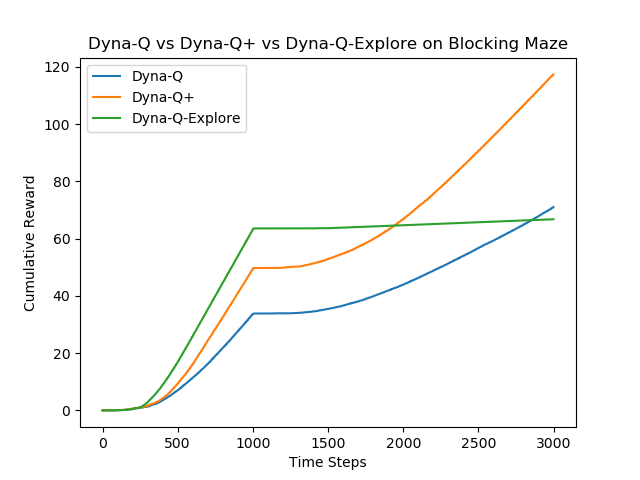

Python code for this plot:
import numpy as np
from tqdm import tqdm
import matplotlib.pyplot as plt

gamma=0.95
alpha=1
eps=0.1
max_steps=7000
switch=1000

actions=[(0, 1), (0, -1), (1, 0), (-1, 0)]

class Maze:

	def __init__(self, _n, _m):

		self.N=_n
		self.M=_m
		self.valid=np.ones((_n, _m), dtype='int')
		self.target=(0, _m-1)
		self.start=(_n-1, 3)

	def getNext(self, x, y, a):

		dx, dy=actions[a]

		if x+dx>=self.N or x+dx<0 or y+dy>=self.M or y+dy<0:

			return (x,y)

		if self.valid[x+dx, y+dy]:

			return (x+dx, y+dy)

		else:

			return (x,y)

	def reset(self):

		self.valid=np.ones((self.N, self.M))
		
		blocks=[(3, i) for i in range(8)]

		for i, j in blocks:
			
			self.valid[i, j]=0		

class Model:

	def __init__(self, _k=0):

		self.model={}
		self.time=0
		self.k=_k

	def add(self, x, y, a, nx, ny, r):

		self.time+=1

		if self.k>0:

			if (x,y,a) not in self.model.keys():

				for i in range(len(actions)):

					self.model[(x,y,i)]=(x,y,0,1)

		self.model[(x,y,a)]=(nx, ny, r, self.time)

	def get_random(self):

		index=np.random.randint(len(self.model.keys()))
		key=list(self.model.keys())[index]

		nx, ny, r, time=self.model[key]
		r+=self.k*np.sqrt(self.time-time)

		return key, nx, ny, r

class DynaQ:

	def __init__(self, _n, _k, _N, _M):

		self.n=_n
		self.model=Model(_k)
		self.rewards=np.zeros(max_steps)
		self.Qvalue=np.zeros((_N, _M, len(actions)),dtype='float')

	def getAction(self, x, y):

		if np.random.rand()<=eps:

			return np.random.randint(len(actions))

		else:

			return np.random.choice(np.ndarray.flatten(np.argwhere(self.Qvalue[x, y] == np.max(self.Qvalue[x, y]))))

	def getActionExploratory(self, x, y):

		vals=np.zeros(len(actions), dtype='float')

		for a in range(len(actions)):

			if (x,y,a) in self.model.model.keys():

				nx, ny, r, time=self.model.model[(x,y,a)]
				vals[a]=self.Qvalue[x, y, a]+0.0001*np.sqrt(self.model.time-time)

			else:

				vals[a]=self.Qvalue[x, y, a]+0.0001*np.sqrt(self.model.time-0)
		
		return np.random.choice(np.ndarray.flatten(np.argwhere(vals == np.max(vals))))

	def performPlanning(self):

		for i in range(self.n):

			key, nx, ny, r=self.model.get_random()
			x, y, a=key

			self.Qvalue[x, y, a]+=alpha*(r+gamma*np.amax(self.Qvalue[nx, ny])-self.Qvalue[x, y, a])

	def work(self, maze, action_selection='e-greedy'):

		current=1
		maze.reset()

		while current<max_steps:

			currentX, currentY=maze.start

			while (currentX, currentY) != maze.target:

				if current == switch:

					maze.valid[maze.N-3, 0]=1
					maze.valid[maze.N-3, maze.M-1]=0

				currentA=0

				if action_selection=='e-greedy':
					
					currentA=self.getAction(currentX, currentY)
				
				else:

					currentA=self.getActionExploratory(currentX, currentY)
				
				newX, newY=maze.getNext(currentX, currentY, currentA)
				
				reward=0
				if (newX, newY) == maze.target:
					reward=1

				if current<max_steps:

					self.rewards[current]=self.rewards[current-1]+reward
				
				current+=1

				self.model.add(currentX, currentY, currentA, newX, newY, reward)

				self.Qvalue[currentX, currentY, currentA]+=alpha*(reward+gamma*np.amax(self.Qvalue[newX, newY])-self.Qvalue[currentX, currentY, currentA])

				(currentX, currentY)=(newX, newY)

				if self.n>0:
					
					self.performPlanning()

		return self.rewards

def Main():

	maze=Maze(6, 9)
	blocks=[(3, i) for i in range(8)]

	for i, j in blocks:
		
		maze.valid[i, j]=0

	runs=30

	rewardsDynaQ=np.zeros(max_steps)
	rewardsDynaQplus=np.zeros(max_steps)
	rewardsDynaQExploratory=np.zeros(max_steps)

	for run in tqdm(range(runs)):

		dynaQ=DynaQ(5, 0, maze.N, maze.M)
		dynaQplus=DynaQ(5, 0.0001, maze.N, maze.M)
		dynaQExploratory=DynaQ(5, 0, maze.N, maze.M)

		rewardsDynaQ+=dynaQ.work(maze)
		rewardsDynaQplus+=dynaQplus.work(maze)
		rewardsDynaQExploratory+=dynaQExploratory.work(maze, 'exploratory')

	rewardsDynaQ/=runs
	rewardsDynaQplus/=runs
	rewardsDynaQExploratory/=runs

	plt.plot(rewardsDynaQ, label='Dyna-Q')
	plt.plot(rewardsDynaQplus, label='Dyna-Q+')
	plt.plot(rewardsDynaQExploratory, label='Dyna-Q-Explore')

	plt.xlabel('Time Steps')
	plt.ylabel('Cumulative Reward')
	plt.title('Dyna-Q vs Dyna-Q+ vs Dyna-Q-Explore on Blocking Maze')
	plt.legend()

	plt.savefig('exercise_8_4.png')

Main()